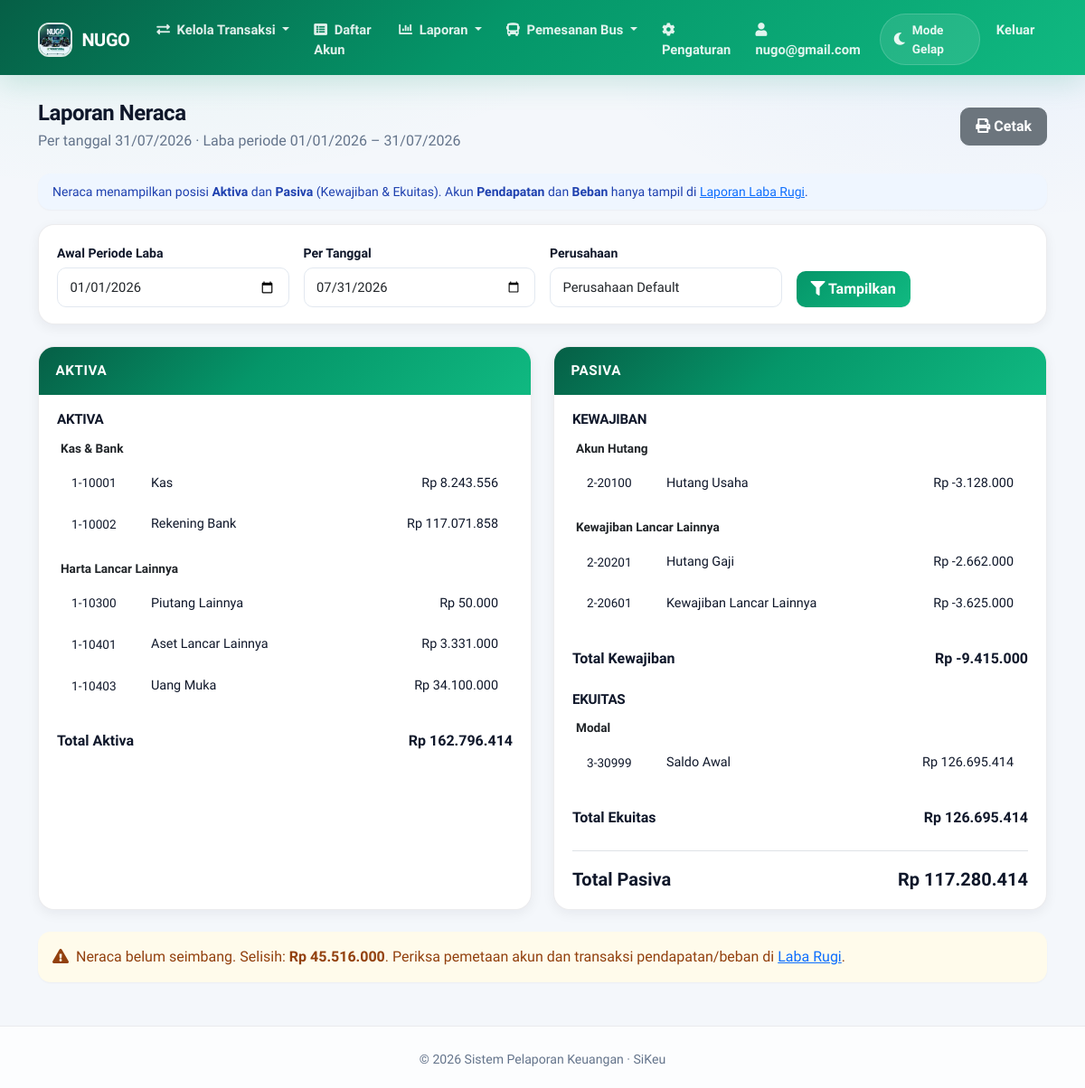
/laporan/neraca.php (signed in), run on an earlier commit of the app's database.
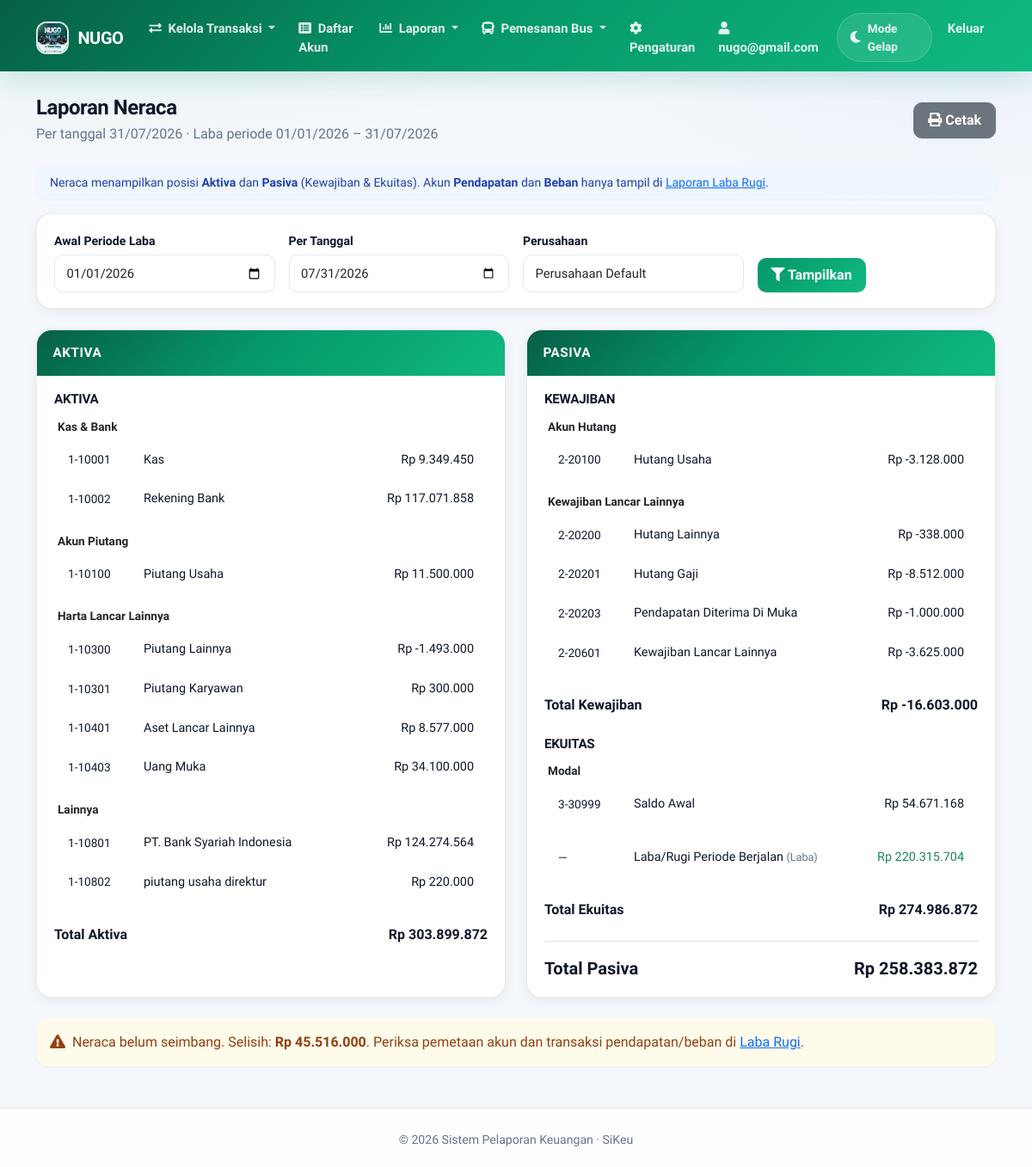
And on a later commit of the database.
### tables this page shows
CREATE TABLE `perusahaan` (
  `id` int(11) NOT NULL,
  `nama` varchar(100) NOT NULL,
  `alamat` text DEFAULT NULL,
  `telepon` varchar(20) DEFAULT NULL,
  `email` varchar(100) DEFAULT NULL,
  `website` varchar(255) DEFAULT NULL COMMENT 'URL website perusahaan',
  `logo` varchar(255) DEFAULT NULL,
  `jenis` enum('regular','premium') NOT NULL DEFAULT 'regular' COMMENT 'Jenis akun perusahaan',
  `deskripsi` text DEFAULT NULL,
  `created_at` timestamp NOT NULL DEFAULT current_timestamp()
);

CREATE TABLE `users` (
  `id` int(11) NOT NULL,
  `username` varchar(50) NOT NULL,
  `password` varchar(255) NOT NULL,
  `nama_lengkap` varchar(100) NOT NULL,
  `email` varchar(100) DEFAULT NULL,
  `no_hp` varchar(20) DEFAULT NULL,
  `alamat` text DEFAULT NULL,
  `foto_profil` varchar(255) DEFAULT NULL,
  `id_perusahaan` int(11) DEFAULT NULL,
  `default_company` int(11) DEFAULT NULL,
  `created_at` timestamp NOT NULL DEFAULT current_timestamp()
);

CREATE TABLE `akun` (
  `id` int(11) NOT NULL,
  `kode_akun` varchar(10) NOT NULL,
  `nama_akun` varchar(100) NOT NULL,
  `kategori` enum('aktiva','pasiva','modal','pendapatan','beban') NOT NULL,
  `sub_kategori` varchar(250) NOT NULL,
  `tipe_akun` enum('debit','kredit') NOT NULL,
  `saldo` decimal(15,2) NOT NULL,
  `deskripsi` text DEFAULT NULL,
  `created_at` timestamp NOT NULL DEFAULT current_timestamp(),
  `id_perusahaan` int(11) DEFAULT NULL
);

### config/functions.php (called while the page is built, shortened)
<?php
function formatRupiah($angka)
{
    return 'Rp ' . number_format($angka, 0, ',', '.');
}
function getLabaRugiPeriode($db, $tanggal_awal, $tanggal_akhir, $id_perusahaan)
{
    $sql_mutasi = "SELECT
        a.kode_akun,
        a.nama_akun,
        a.kategori,
        COALESCE(SUM(
            CASE
                WHEN a.tipe_akun = 'debit' THEN
                    CASE WHEN t.id_akun_debit = a.id THEN t.jumlah ELSE 0 END -
                    CASE WHEN t.id_akun_kredit = a.id THEN t.jumlah ELSE 0 END
                ELSE
                    CASE WHEN t.id_akun_kredit = a.id THEN t.jumlah ELSE 0 END -
                    CASE WHEN t.id_akun_debit = a.id THEN t.jumlah ELSE 0 END
            END
        ), 0) AS jumlah
    FROM akun a
    LEFT JOIN transaksi t ON (a.id = t.id_akun_debit OR a.id = t.id_akun_kredit)
        AND t.tanggal BETWEEN ? AND ?
        AND t.id_perusahaan = ?
    WHERE a.kategori IN ('pendapatan', 'beban')
      AND a.id_perusahaan = ?
    GROUP BY a.id, a.kode_akun, a.nama_akun, a.kategori
    ORDER BY a.kode_akun ASC";
    $stmt = $db->prepare($sql_mutasi);
    $stmt->execute([$tanggal_awal, $tanggal_akhir, $id_perusahaan, $id_perusahaan]);
    $rows = $stmt->fetchAll(PDO::FETCH_ASSOC);
    $data_pendapatan = [];
    $data_beban = [];
    foreach ($rows as $row) {
        if (abs((float) $row['jumlah']) < 0.005) {
            continue;
        }
        $item = [
            'kode_akun' => $row['kode_akun'],
            'nama_akun' => $row['nama_akun'],
            'jumlah' => (float) $row['jumlah'],
        ];
        if ($row['kategori'] === 'pendapatan') {
            $data_pendapatan[] = $item;
        } else {
            $data_beban[] = $item;
        }
    }
    $total_pendapatan = array_sum(array_column($data_pendapatan, 'jumlah'));
    $total_beban = array_sum(array_column($data_beban, 'jumlah'));
    return [
        'pendapatan' => $data_pendapatan,
        'beban' => $data_beban,
        'total_pendapatan' => $total_pendapatan,
        'total_beban' => $total_beban,
        'laba_bersih' => $total_pendapatan - $total_beban,
    ];
}
function groupAkunBySubKategori(array $accounts)
{
    $grouped = [];
    foreach ($accounts as $account) {
        $sub = $account['sub_kategori'] ?: 'Lainnya';
        $grouped[$sub][] = $account;
    }
    return $grouped;
}
function getNeracaData($db, $tanggal_akhir, $id_perusahaan, $tanggal_awal_laba = null)
{
    $sql = "SELECT
                a.id,
                a.kode_akun,
                a.nama_akun,
                a.kategori,
                a.sub_kategori,
                a.tipe_akun,
                COALESCE(SUM(CASE WHEN t.id_akun_debit = a.id THEN t.jumlah ELSE 0 END), 0) AS total_debit,
                COALESCE(SUM(CASE WHEN t.id_akun_kredit = a.id THEN t.jumlah ELSE 0 END), 0) AS total_kredit
            FROM akun a
            LEFT JOIN transaksi t ON (a.id = t.id_akun_debit OR a.id = t.id_akun_kredit)
                AND t.tanggal <= ?
                AND t.id_perusahaan = ?
            WHERE a.id_perusahaan = ?
              AND a.kategori IN ('aktiva', 'pasiva', 'modal')
            GROUP BY a.id, a.kode_akun, a.nama_akun, a.kategori, a.sub_kategori, a.tipe_akun
            ORDER BY a.kode_akun ASC";
    $stmt = $db->prepare($sql);
    $stmt->execute([$tanggal_akhir, $id_perusahaan, $id_perusahaan]);
    $rows = $stmt->fetchAll(PDO::FETCH_ASSOC);
    $aktiva = [];
    $kewajiban = [];
    $ekuitas = [];
    foreach ($rows as $row) {
        $saldo = hitungMutasiAkun($row['total_debit'], $row['total_kredit'], $row['tipe_akun']);
        if (abs($saldo) < 0.005) {
            continue;
        }
        $item = [
            'kode_akun' => $row['kode_akun'],
            'nama_akun' => $row['nama_akun'],
            'sub_kategori' => $row['sub_kategori'],
            'saldo' => $saldo,
        ];
        if ($row['kategori'] === 'aktiva') {
            $aktiva[] = $item;
        } elseif ($row['kategori'] === 'pasiva') {
            $kewajiban[] = $item;
        } else {
            $ekuitas[] = $item;
        }
    }
    $laba_rugi = getLabaRugiPeriode($db, $tanggal_awal_laba, $tanggal_akhir, $id_perusahaan);
    $laba_bersih = $laba_rugi['laba_bersih'];
    $total_aktiva = array_sum(array_column($aktiva, 'saldo'));
    $total_kewajiban = array_sum(array_column($kewajiban, 'saldo'));
    $total_ekuitas_akun = array_sum(array_column($ekuitas, 'saldo'));
    $total_ekuitas = $total_ekuitas_akun + $laba_bersih;
    $total_pasiva = $total_kewajiban + $total_ekuitas;
    return [
        'aktiva' => $aktiva,
        'aktiva_grouped' => groupAkunBySubKategori($aktiva),
        'kewajiban' => $kewajiban,
        'kewajiban_grouped' => groupAkunBySubKategori($kewajiban),
        'ekuitas' => $ekuitas,
        'ekuitas_grouped' => groupAkunBySubKategori($ekuitas),
        'laba_bersih' => $laba_bersih,
        'tanggal_awal_laba' => $tanggal_awal_laba,
        'total_aktiva' => $total_aktiva,
        'total_kewajiban' => $total_kewajiban,
        'total_ekuitas_akun' => $total_ekuitas_akun,
        'total_ekuitas' => $total_ekuitas,
        'total_pasiva' => $total_pasiva,
        'seimbang' => abs($total_aktiva - $total_pasiva) < 0.01,
    ];
}
function hitungMutasiAkun($total_debit, $total_kredit, $tipe_akun)
{
    $total_debit = (float)$total_debit;
    $total_kredit = (float)$total_kredit;
    if ($tipe_akun === 'debit') {
        return $total_debit - $total_kredit;
    }
    return $total_kredit - $total_debit;
}

### laporan/neraca.php (the view, shortened to what the rows shown need)
<?php
require_once '../config/database.php';
require_once '../config/functions.php';
$tanggal_awal = isset($_GET['tanggal_awal']) ? $_GET['tanggal_awal'] : date('Y-01-01');
$tanggal_akhir = isset($_GET['tanggal_akhir']) ? $_GET['tanggal_akhir'] : date('Y-m-t');
$stmt_company = $db->prepare("SELECT default_company FROM users WHERE id = ?");
$stmt_company->execute([$_SESSION['user_id']]);
$user_data = $stmt_company->fetch();
$id_perusahaan = $user_data['default_company'];
$filter_perusahaan = $id_perusahaan;
$neraca = getNeracaData($db, $tanggal_akhir, $filter_perusahaan, $tanggal_awal);
include '../templates/header.php';
function renderNeracaGroup($title, $groups, $total_label, $total_value)
{
    ?>
    <div class="neraca-section mb-4">
        <?php if (empty($groups)): ?>
            <p class="text-muted small mb-2">Tidak ada saldo.</p>
        <?php else: ?>
            <?php foreach ($groups as $sub_kategori => $accounts): ?>
                <div class="neraca-subgroup mb-3">
                    <div class="neraca-subgroup-title"><?= htmlspecialchars($sub_kategori) ?></div>
                    <table class="table table-sm table-borderless neraca-table mb-0">
                        <tbody>
                            <?php foreach ($accounts as $account): ?>
                                <tr>
                                    <td class="neraca-kode"><?= htmlspecialchars($account['kode_akun']) ?></td>
                                    <td><?= htmlspecialchars($account['nama_akun']) ?></td>
                                    <td class="text-end"><?= formatRupiah($account['saldo']) ?></td>
                                </tr>
                            <?php endforeach; ?>
                        </tbody>
                    </table>
                </div>
            <?php endforeach; ?>
        <?php endif; ?>
    </div>
    <?php
}
?>
<div class="container mt-4">
    <div class="d-flex justify-content-between align-items-center mb-4">
        <div>
            <h2 class="mb-1">Laporan Neraca</h2>
        </div>
    </div>
    <div class="row g-4">
        <div class="col-lg-6">
            <div class="card h-100 neraca-card">
                <div class="card-body">
                    <?php renderNeracaGroup('Aktiva', $neraca['aktiva_grouped'], 'Total Aktiva', $neraca['total_aktiva']); ?>
                </div>
            </div>
        </div>
        <div class="col-lg-6">
            <div class="card h-100 neraca-card">
                <div class="card-body">
                    <div class="neraca-section mb-4">
                        <?php if (!empty($neraca['ekuitas_grouped'])): ?>
                            <?php foreach ($neraca['ekuitas_grouped'] as $sub_kategori => $accounts): ?>
                                <div class="neraca-subgroup mb-3">
                                    <div class="neraca-subgroup-title"><?= htmlspecialchars($sub_kategori) ?></div>
                                    <table class="table table-sm table-borderless neraca-table mb-0">
                                        <tbody>
                                            <?php foreach ($accounts as $account): ?>
                                                <tr>
                                                    <td class="neraca-kode"><?= htmlspecialchars($account['kode_akun']) ?></td>
                                                    <td><?= htmlspecialchars($account['nama_akun']) ?></td>
                                                    <td class="text-end"><?= formatRupiah($account['saldo']) ?></td>
                                                </tr>
                                            <?php endforeach; ?>
                                        </tbody>
                                    </table>
                                </div>
                            <?php endforeach; ?>
                        <?php endif; ?>
                    </div>
                </div>
            </div>
        </div>
    </div>
</div>
<?php include '../templates/footer.php'; ?>

### templates/header.php (shortened to what the rows shown need)
<!DOCTYPE html>
<html lang="id" data-theme="light">
<head>
    <link href="https://cdn.jsdelivr.net/npm/bootstrap@5.1.3/dist/css/bootstrap.min.css" rel="stylesheet">
    <link href="https://cdnjs.cloudflare.com/ajax/libs/font-awesome/5.15.4/css/all.min.css" rel="stylesheet">
    <?php
    $sikeu_theme_ver = @filemtime(__DIR__ . '/../assets/css/sikeu-theme.css') ?: time();
    $sikeu_dark_ver = @filemtime(__DIR__ . '/../assets/css/dark-mode.css') ?: time();
    $sikeu_style_ver = @filemtime(__DIR__ . '/../assets/css/style.css') ?: time();
    ?>
    <link href="/assets/css/sikeu-theme.css?v=<?= $sikeu_theme_ver ?>" rel="stylesheet">
    <link href="/assets/css/dark-mode.css?v=<?= $sikeu_dark_ver ?>" rel="stylesheet">
    <link rel="stylesheet" href="/assets/css/style.css?v=<?= $sikeu_style_ver ?>">
    <link rel="stylesheet" href="https://unpkg.com/leaflet@1.7.1/dist/leaflet.css" />
</head>
<body class="sikeu-app">
    <nav class="navbar navbar-expand-lg navbar-dark sikeu-navbar">
        <div class="container">
            <a class="navbar-brand" href="/index.php">
                <?php
                $logo_path = '/assets/img/logo.jpg';
                if (isset($_SESSION['user_id']) && isset($db)) {
                    $user_id = $_SESSION['user_id'];
                    $stmt = $db->prepare("SELECT default_company FROM users WHERE id = ?");
                    $stmt->execute([$user_id]);
                    $user_data = $stmt->fetch();
                    $default_company_id = $user_data['default_company'] ?? null;
                    if ($default_company_id) {
                        $stmt = $db->prepare("SELECT logo, nama FROM perusahaan WHERE id = ?");
                        $stmt->execute([$default_company_id]);
                        $perusahaan = $stmt->fetch();
                        if ($perusahaan && !empty($perusahaan['logo'])) {
                            $logo_path = '/' . $perusahaan['logo'];
                        }
                    }
                }
                ?>
                <img src="<?php echo htmlspecialchars($logo_path); ?>" alt="Logo" />
                <?php
                if (isset($perusahaan) && !empty($perusahaan['nama'])) {
                    echo htmlspecialchars($perusahaan['nama']);
                } else {
                    echo "SiKeu";
                }
                ?>
            </a>
            <div class="collapse navbar-collapse" id="navbarNav">
                <ul class="navbar-nav me-auto">
                </ul>
                <ul class="navbar-nav">
                    <?php if (isset($_SESSION['user_id'])) :
                        $stmt = $db->prepare("SELECT * FROM users WHERE id = ?");
                        $stmt->execute([$_SESSION['user_id']]);
                        $user = $stmt->fetch();
                        $username = $user['username'] ?? 'Pengguna';
                    ?>
                        <li class="nav-item">
                            <a class="nav-link" href="/pengaturan/profil.php">
                                <i class="fas fa-user me-1"></i>
                                <span><?php echo htmlspecialchars($username); ?></span>
                            </a>
                        </li>
                        <li class="nav-item d-flex align-items-center px-1">
                            <div class="sikeu-theme-switch" onclick="toggleTheme()" role="button" tabindex="0" aria-label="Toggle theme">
                                <i class="fas fa-moon"></i>
                                <span class="d-none d-lg-inline">Mode Gelap</span>
                            </div>
                        </li>
                        <li class="nav-item">
                            <a class="nav-link" href="/logout.php">Keluar</a>
                        </li>
                    <?php endif; ?>
                </ul>
            </div>
        </div>
    </nav>

What changed in the data, as far as the page shows it:
changed akun "Kas": saldo "Rp 8.243.556" → "Rp 9.349.450"
now on this page (row edited): akun: kode_akun "1-10100", nama_akun "Piutang Usaha", saldo "Rp 11.500.000", shown under "Akun Piutang"
changed akun "Piutang Lainnya": saldo "Rp 50.000" → "Rp -1.493.000"
now on this page (row edited): akun: kode_akun "1-10301", nama_akun "Piutang Karyawan", saldo "Rp 300.000", shown under "Harta Lancar Lainnya"
changed akun "Aset Lancar Lainnya": saldo "Rp 3.331.000" → "Rp 8.577.000"
added akun: kode_akun "1-10801", nama_akun "PT. Bank Syariah Indonesia", saldo "Rp 124.274.564", shown under "Lainnya"
added akun: kode_akun "1-10802", nama_akun "piutang usaha direktur", saldo "Rp 220.000", shown under "Lainnya"
now on this page (row edited): akun: kode_akun "2-20200", nama_akun "Hutang Lainnya", saldo "Rp -338.000", shown under "Kewajiban Lancar Lainnya"
changed akun "Hutang Gaji": saldo "Rp -2.662.000" → "Rp -8.512.000"
now on this page (row edited): akun: kode_akun "2-20203", nama_akun "Pendapatan Diterima Di Muka", saldo "Rp -1.000.000", shown under "Kewajiban Lancar Lainnya"
changed akun "Saldo Awal": saldo "Rp 126.695.414" → "Rp 54.671.168"
Also different on the page:
formatRupiah($total_value): "Rp 162.796.414 Rp -9.415.000" → "Rp 303.899.872 Rp -16.603.000"
formatRupiah($neraca['laba_bersih']): (not shown) → "Rp 220.315.704"
formatRupiah($neraca['total_ekuitas']): "Rp 126.695.414" → "Rp 274.986.872"
formatRupiah($neraca['total_pasiva']): "Rp 117.280.414" → "Rp 258.383.872"
new list line: "Akun Piutang"
new list line: "Lainnya"
text now shown: "— Laba/Rugi Periode Berjalan ( Laba )"
